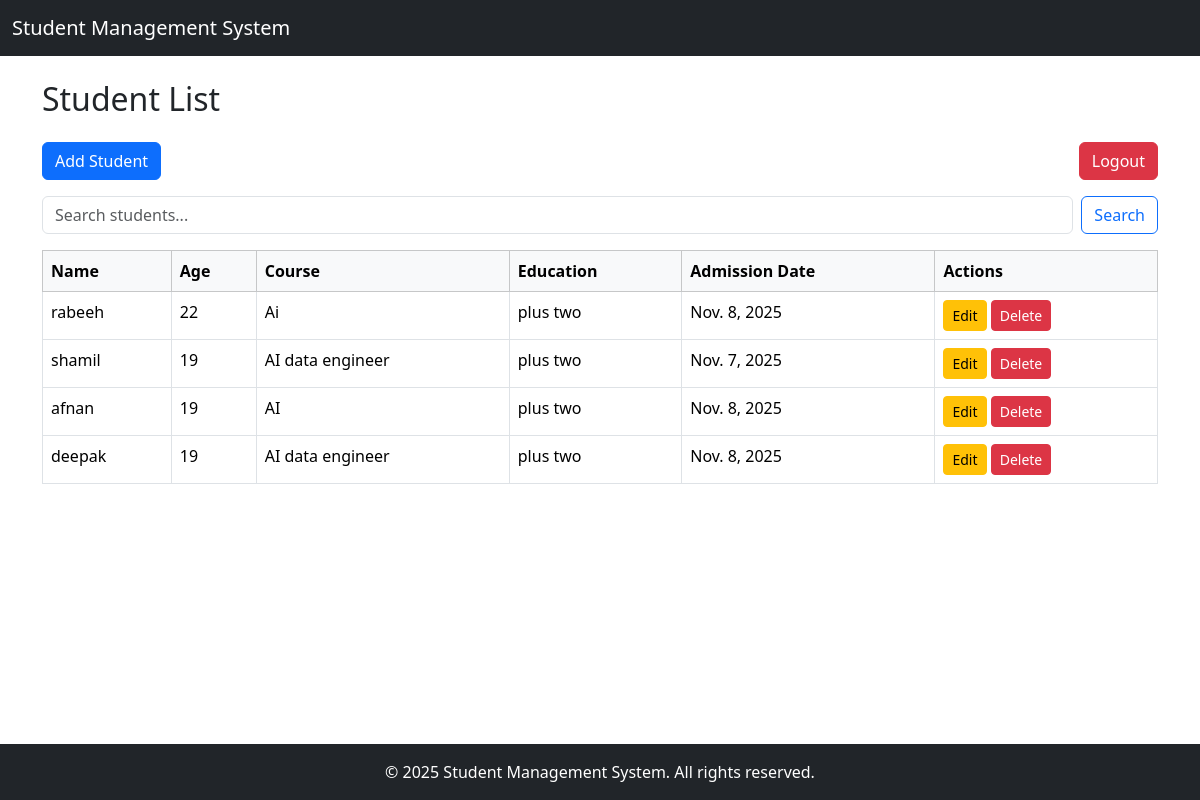
Screenshot of / (signed in) with the database file from the repository.
### records/models.py (models this page shows, shortened)
class Student(models.Model):
    name = models.CharField(max_length=100)
    age = models.IntegerField()
    course = models.CharField(max_length=100)
    education = models.CharField(max_length=100)
    admission_date = models.DateField()

### records/views.py (the view)
# urls.py: path('', views.student_list, name='student_list'),
@login_required
def student_list(request):
    query = request.GET.get('q')
    if query:
        students = Student.objects.filter(name__icontains=query)
    else:
        students = Student.objects.all()
    return render(request, 'student/student_list.html', {'students': students, 'query': query})

### records/templates/student/student_list.html (shortened to what this page needs)
{% extends 'student/base.html' %}
{% load static %}
{% block content %}
<h2 class="mb-4">Student List</h2>
<div class="mb-3">
    <a href="{% url 'add_student' %}" class="btn btn-primary">Add Student</a>
    <a href="{% url 'logout' %}" class="btn btn-danger float-end">Logout</a>
</div>
<form method="get" class="mb-3 d-flex">
    <input type="text" name="q" class="form-control me-2" placeholder="Search students..." value="{{ request.GET.q }}">
    <button type="submit" class="btn btn-outline-primary">Search</button>
</form>
<table class="table table-bordered">
    <thead class="table-light">
        <tr>
            <th>Name</th>
            <th>Age</th>
            <th>Course</th>
            <th>Education</th>
            <th>Admission Date</th>
            <th>Actions</th>
        </tr>
    </thead>
    <tbody>
        {% for student in students %}
        <tr>
            <td>{{ student.name }}</td>
            <td>{{ student.age }}</td>
            <td>{{ student.course }}</td>
            <td>{{ student.education }}</td>
            <td>{{ student.admission_date }}</td>
            <td>
                <a href="{% url 'edit_student' student.pk %}" class="btn btn-sm btn-warning">Edit</a>
                <a href="{% url 'delete_student' student.pk %}" class="btn btn-sm btn-danger">Delete</a>
            </td>
        </tr>
        {% empty %}
        <tr><td colspan="6" class="text-center">No students found.</td></tr>
        {% endfor %}
    </tbody>
</table>
{% endblock %}

### records/templates/student/base.html (shortened to what this page needs)
<!DOCTYPE html>
<html lang="en">
<head>
    <link href="https://cdn.jsdelivr.net/npm/bootstrap@5.3.3/dist/css/bootstrap.min.css" rel="stylesheet">
</head>
<body class="d-flex flex-column min-vh-100">
    <nav class="navbar navbar-expand-lg navbar-dark bg-dark">
        <div class="container-fluid">
            <a class="navbar-brand" href="{% url 'student_list' %}">Student Management System</a>
        </div>
    </nav>
    <main class="container my-4 flex-grow-1">
        {% block content %}
        {% endblock %}
    </main>
    <footer class="bg-dark text-white text-center py-3 mt-auto">
        &copy; {{ year|default:"2025" }} Student Management System. All rights reserved.
    </footer>
</body>
</html>

### rows the page displays
Student: name "rabeeh", age "22", course "Ai", education "plus two", admission_date "Nov. 8, 2025"
Student: name "shamil", age "19", course "AI data engineer", education "plus two", admission_date "Nov. 7, 2025"
Student: name "afnan", age "19", course "AI", education "plus two", admission_date "Nov. 8, 2025"
Student: name "deepak", age "19", course "AI data engineer", education "plus two", admission_date "Nov. 8, 2025"

### other values shown
{{ year|default:"2025" }} "2025"
